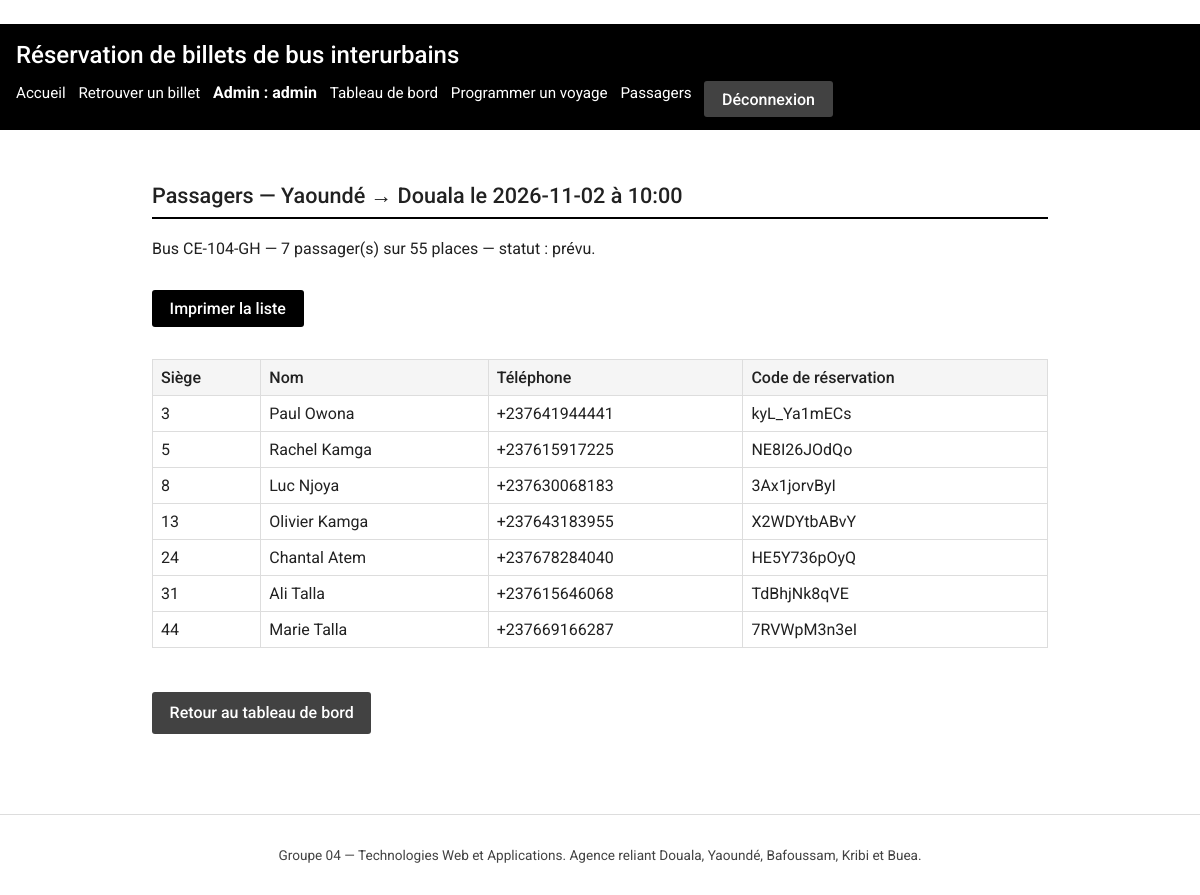
The app's page /admin/voyages/58/passagers (signed in), older data.
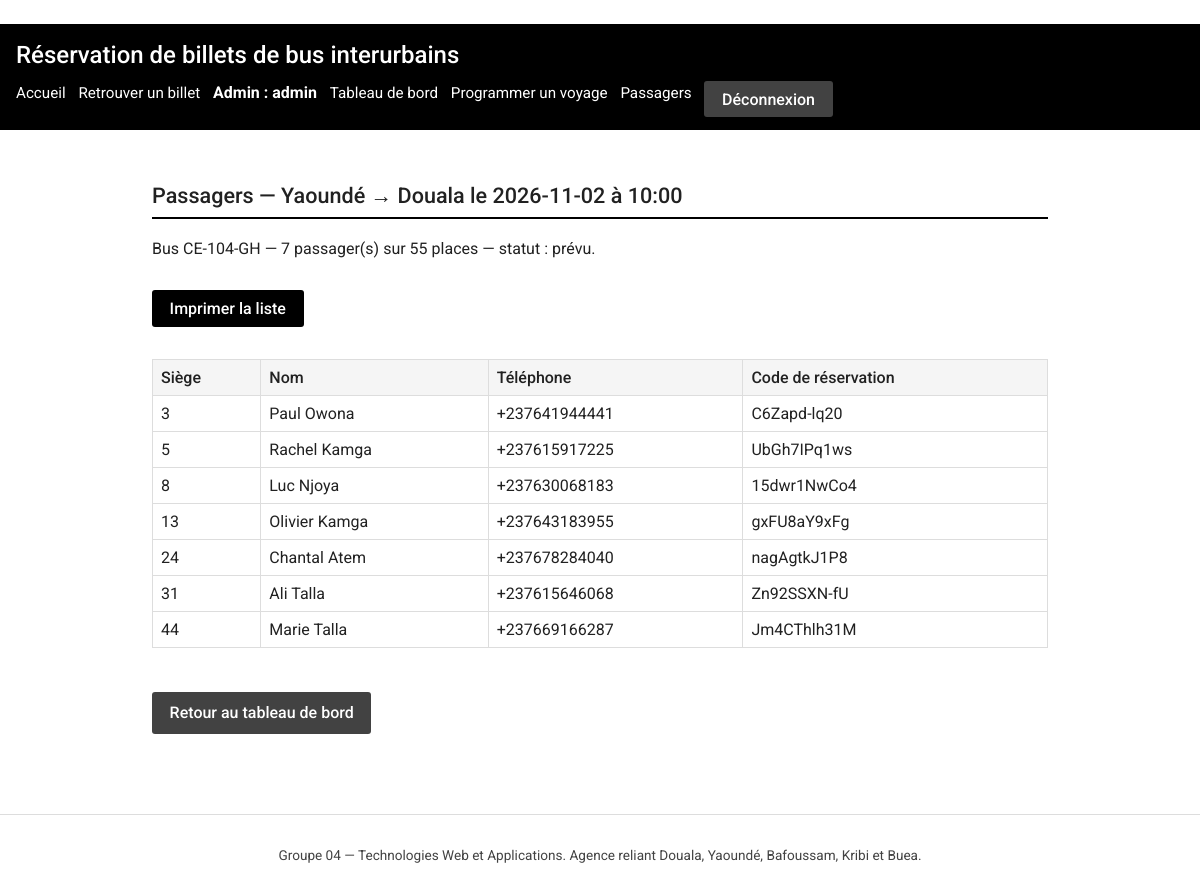
The same page, newer data.
### tables this page shows
CREATE TABLE billets (
    id               INTEGER PRIMARY KEY AUTOINCREMENT,
    voyage_id        INTEGER NOT NULL REFERENCES voyages(id),
    numero_siege     INTEGER NOT NULL CHECK (numero_siege >= 1),
    nom              TEXT NOT NULL,
    telephone        TEXT NOT NULL,
    piece_identite   TEXT NOT NULL,
    code_reservation TEXT NOT NULL UNIQUE,
    date_achat       TEXT NOT NULL,     -- format ISO AAAA-MM-JJ
    -- Anti double-vente : un siège jamais deux fois pour le même voyage
    UNIQUE (voyage_id, numero_siege)
);

### app.py (the view)
@app.route("/admin/voyages/<int:voyage_id>/passagers")
@administrateur_requis
def admin_passagers(voyage_id):
    bdd = get_db()
    voyage = bdd.execute(
        """SELECT v.id, v.date, v.heure, v.statut,
                  t.ville_depart, t.ville_arrivee,
                  b.immatriculation, b.nombre_places
           FROM voyages v
           JOIN trajets t ON t.id = v.trajet_id
           JOIN bus b ON b.id = v.bus_id
           WHERE v.id = ?""",
        (voyage_id,),
    ).fetchone()
    if voyage is None:
        flash("Voyage introuvable.", "erreur")
        return redirect(url_for("admin_tableau"))
    passagers = bdd.execute(
        """SELECT nom, telephone, numero_siege, code_reservation
           FROM billets WHERE voyage_id = ?
           ORDER BY numero_siege""",
        (voyage_id,),
    ).fetchall()
    return render_template(
        "admin/passagers.html", voyage=voyage, passagers=passagers
    )

### app.py (called while the page is built)
def get_db():
    if "bdd" not in g:
        g.bdd = sqlite3.connect(CHEMIN_BDD)
        g.bdd.row_factory = sqlite3.Row
        g.bdd.execute("PRAGMA foreign_keys = ON")
    return g.bdd

@app.teardown_appcontext
def fermer_bdd(exception):
    bdd = g.pop("bdd", None)
    if bdd is not None:
        bdd.close()

def administrateur_requis(vue):
    @wraps(vue)
    def enveloppe(*args, **kwargs):
        if session.get("admin_id") is None:
            flash("Accès refusé : connectez-vous à l'administration.", "erreur")
            return redirect(url_for("admin_connexion"))
        return vue(*args, **kwargs)
    return enveloppe

### templates/admin/passagers.html (shortened to what this page needs)
﻿{% extends "admin/base_admin.html" %}
{% block liens_admin %}
  <li><a href="{{ url_for('admin_passagers', voyage_id=voyage.id) }}">Passagers</a></li>
{% endblock %}
{% block contenu_admin %}
<section>
  <h2>Passagers — {{ voyage.ville_depart }} → {{ voyage.ville_arrivee }}
      le {{ voyage.date }} à {{ voyage.heure }}</h2>
  <p class="pas-a-imprimer">
    Bus {{ voyage.immatriculation }} — {{ passagers|length }} passager(s)
    sur {{ voyage.nombre_places }} places — statut : {{ voyage.statut }}.
  </p>
  <p class="pas-a-imprimer">
    <button type="button" onclick="window.print()">Imprimer la liste</button>
  </p>
  {% if passagers %}
    <div class="defilement">
    <table>
      <thead>
        <tr>
          <th scope="col">Siège</th>
          <th scope="col">Nom</th>
          <th scope="col">Téléphone</th>
          <th scope="col">Code de réservation</th>
        </tr>
      </thead>
      <tbody>
        {% for passager in passagers %}
          <tr>
            <td>{{ passager.numero_siege }}</td>
            <td>{{ passager.nom }}</td>
            <td>{{ passager.telephone }}</td>
            <td>{{ passager.code_reservation }}</td>
          </tr>
        {% endfor %}
      </tbody>
    </table>
  </div>
  {% else %}
    <p>Aucun passager pour ce voyage.</p>
  {% endif %}
  <p class="pas-a-imprimer">
    <a class="btn secondary" href="{{ url_for('admin_tableau') }}">Retour au tableau de bord</a>
  </p>
</section>
{% endblock %}

Row changes from the older to the newer data that the page shows:
changed billets "Paul Owona": code_reservation "kyL_Ya1mECs" → "C6Zapd-lq20"
changed billets "Rachel Kamga": code_reservation "NE8I26JOdQo" → "UbGh7IPq1ws"
changed billets "Luc Njoya": code_reservation "3Ax1jorvByI" → "15dwr1NwCo4"
changed billets "Olivier Kamga": code_reservation "X2WDYtbABvY" → "gxFU8aY9xFg"
changed billets "Chantal Atem": code_reservation "HE5Y736pOyQ" → "nagAgtkJ1P8"
changed billets "Ali Talla": code_reservation "TdBhjNk8qVE" → "Zn92SSXN-fU"
changed billets "Marie Talla": code_reservation "7RVWpM3n3eI" → "Jm4CThlh31M"
